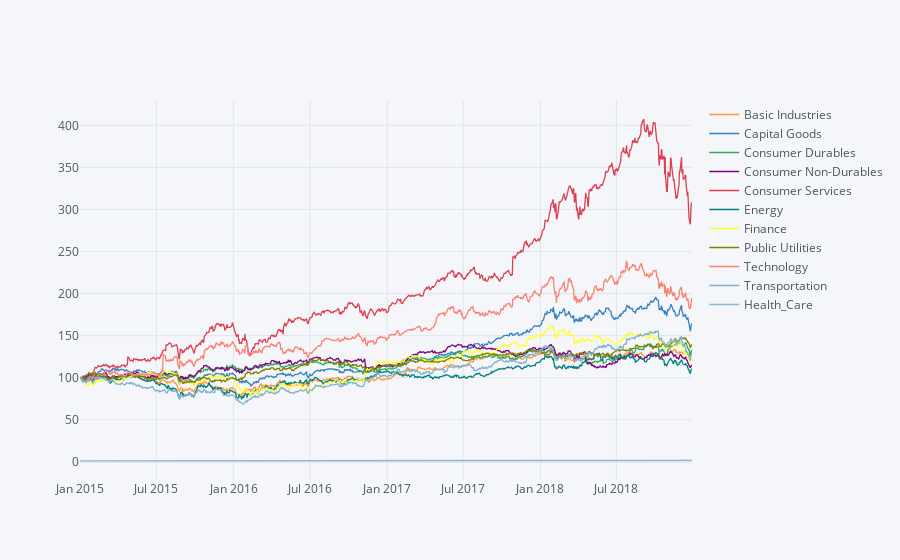

Notebook cell for this chart:
### Code cell
import cufflinks as cf
cf.set_config_file(offline = True)
indexes.iplot()

### Figure 1 — Plotly figure (JSON) as saved in the notebook; plotly's stock layout.template omitted (floating-point values rounded to 4 significant figures; data arrays with more than 128 entries replaced by an {"elided": "..."} marker saying what was removed)
{"data": [{"line": {"color": "rgba(255, 153, 51, 1.0)", "dash": "solid", "shape": "linear", "width": 1.3}, "mode": "lines", "name": "Basic Industries", "text": "", "type": "scatter", "x": {"elided": "1006 str values"}, "y": {"elided": "1006 float values"}}, {"line": {"color": "rgba(55, 128, 191, 1.0)", "dash": "solid", "shape": "linear", "width": 1.3}, "mode": "lines", "name": "Capital Goods", "text": "", "type": "scatter", "x": {"elided": "1006 str values"}, "y": {"elided": "1006 float values"}}, {"line": {"color": "rgba(50, 171, 96, 1.0)", "dash": "solid", "shape": "linear", "width": 1.3}, "mode": "lines", "name": "Consumer Durables", "text": "", "type": "scatter", "x": {"elided": "1006 str values"}, "y": {"elided": "1006 float values"}}, {"line": {"color": "rgba(128, 0, 128, 1.0)", "dash": "solid", "shape": "linear", "width": 1.3}, "mode": "lines", "name": "Consumer Non-Durables", "text": "", "type": "scatter", "x": {"elided": "1006 str values"}, "y": {"elided": "1006 float values"}}, {"line": {"color": "rgba(219, 64, 82, 1.0)", "dash": "solid", "shape": "linear", "width": 1.3}, "mode": "lines", "name": "Consumer Services", "text": "", "type": "scatter", "x": {"elided": "1006 str values"}, "y": {"elided": "1006 float values"}}, {"line": {"color": "rgba(0, 128, 128, 1.0)", "dash": "solid", "shape": "linear", "width": 1.3}, "mode": "lines", "name": "Energy", "text": "", "type": "scatter", "x": {"elided": "1006 str values"}, "y": {"elided": "1006 float values"}}, {"line": {"color": "rgba(255, 255, 51, 1.0)", "dash": "solid", "shape": "linear", "width": 1.3}, "mode": "lines", "name": "Finance", "text": "", "type": "scatter", "x": {"elided": "1006 str values"}, "y": {"elided": "1006 float values"}}, {"line": {"color": "rgba(128, 128, 0, 1.0)", "dash": "solid", "shape": "linear", "width": 1.3}, "mode": "lines", "name": "Public Utilities", "text": "", "type": "scatter", "x": {"elided": "1006 str values"}, "y": {"elided": "1006 float values"}}, {"line": {"color": "rgba(251, 128, 114, 1.0)", "dash": "solid", "shape": "linear", "width": 1.3}, "mode": "lines", "name": "Technology", "text": "", "type": "scatter", "x": {"elided": "1006 str values"}, "y": {"elided": "1006 float values"}}, {"line": {"color": "rgba(128, 177, 211, 1.0)", "dash": "solid", "shape": "linear", "width": 1.3}, "mode": "lines", "name": "Transportation", "text": "", "type": "scatter", "x": {"elided": "1006 str values"}, "y": {"elided": "1006 float values"}}, {"line": {"color": "rgba(128, 177, 211, 0.8999999999999999)", "dash": "solid", "shape": "linear", "width": 1.3}, "mode": "lines", "name": "Health_Care", "text": "", "type": "scatter", "x": {"elided": "1006 str values"}, "y": {"elided": "1006 float values"}}], "layout": {"legend": {"bgcolor": "#F5F6F9", "font": {"color": "#4D5663"}}, "paper_bgcolor": "#F5F6F9", "plot_bgcolor": "#F5F6F9", "title": {"font": {"color": "#4D5663"}}, "xaxis": {"gridcolor": "#E1E5ED", "showgrid": true, "tickfont": {"color": "#4D5663"}, "title": {"font": {"color": "#4D5663"}, "text": ""}, "zerolinecolor": "#E1E5ED"}, "yaxis": {"gridcolor": "#E1E5ED", "showgrid": true, "tickfont": {"color": "#4D5663"}, "title": {"font": {"color": "#4D5663"}, "text": ""}, "zerolinecolor": "#E1E5ED"}}}
